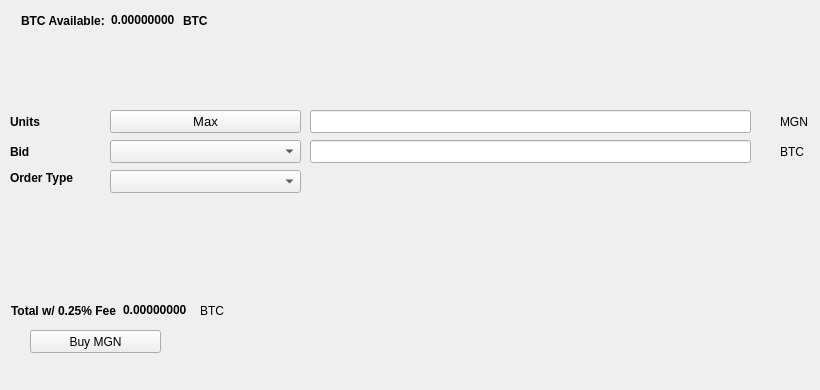
   <widget class="QWidget" name="BuyTab">
    <attribute name="title">
     <string>Buy</string>
    </attribute>
    <widget class="QPushButton" name="BuyMGN">
     <property name="geometry">
      <rect>
       <x>30</x>
       <y>330</y>
       <width>131</width>
       <height>23</height>
      </rect>
     </property>
     <property name="text">
      <string>Buy MGN</string>
     </property>
     <property name="icon">
      <iconset resource="../mgn.qrc">
       <normaloff>:/icons/bitcoin</normaloff>:/icons/bitcoin</iconset>
     </property>
    </widget>
    <widget class="QLabel" name="label_3">
     <property name="geometry">
      <rect>
       <x>10</x>
       <y>110</y>
       <width>46</width>
       <height>23</height>
      </rect>
     </property>
     <property name="font">
      <font>
       <weight>75</weight>
       <bold>true</bold>
      </font>
     </property>
     <property name="text">
      <string>Units</string>
     </property>
    </widget>
    <widget class="QLineEdit" name="UnitsInput">
     <property name="geometry">
      <rect>
       <x>310</x>
       <y>110</y>
       <width>441</width>
       <height>23</height>
      </rect>
     </property>
     <property name="font">
      <font>
       <pointsize>9</pointsize>
       <weight>75</weight>
       <bold>true</bold>
      </font>
     </property>
    </widget>
    <widget class="QLineEdit" name="BuyBidPriceEdit">
     <property name="geometry">
      <rect>
       <x>310</x>
       <y>140</y>
       <width>441</width>
       <height>23</height>
      </rect>
     </property>
     <property name="font">
      <font>
       <pointsize>9</pointsize>
       <weight>75</weight>
       <bold>true</bold>
      </font>
     </property>
    </widget>
    <widget class="QLabel" name="label_4">
     <property name="geometry">
      <rect>
       <x>780</x>
       <y>110</y>
       <width>31</width>
       <height>23</height>
      </rect>
     </property>
     <property name="text">
      <string>MGN</string>
     </property>
    </widget>
    <widget class="QLabel" name="label_5">
     <property name="geometry">
      <rect>
       <x>780</x>
       <y>140</y>
       <width>31</width>
       <height>23</height>
      </rect>
     </property>
     <property name="text">
      <string>BTC</string>
     </property>
    </widget>
    <widget class="QLabel" name="label_6">
     <property name="geometry">
      <rect>
       <x>10</x>
       <y>140</y>
       <width>46</width>
       <height>23</height>
      </rect>
     </property>
     <property name="font">
      <font>
       <weight>75</weight>
       <bold>true</bold>
      </font>
     </property>
     <property name="text">
      <string>Bid</string>
     </property>
    </widget>
    <widget class="QLabel" name="label_7">
     <property name="geometry">
      <rect>
       <x>10</x>
       <y>170</y>
       <width>91</width>
       <height>16</height>
      </rect>
     </property>
     <property name="font">
      <font>
       <weight>75</weight>
       <bold>true</bold>
      </font>
     </property>
     <property name="text">
      <string>Order Type</string>
     </property>
    </widget>
    <widget class="QPushButton" name="Buy_Max_Amount">
     <property name="geometry">
      <rect>
       <x>110</x>
       <y>110</y>
       <width>191</width>
       <height>23</height>
      </rect>
     </property>
     <property name="font">
      <font>
       <pointsize>10</pointsize>
      </font>
     </property>
     <property name="text">
      <string>Max</string>
     </property>
    </widget>
    <widget class="QComboBox" name="BuyBidcomboBox">
     <property name="geometry">
      <rect>
       <x>110</x>
       <y>140</y>
       <width>191</width>
       <height>23</height>
      </rect>
     </property>
     <property name="font">
      <font>
       <pointsize>10</pointsize>
      </font>
     </property>
    </widget>
    <widget class="QComboBox" name="buyOrdertypeCombo">
     <property name="geometry">
      <rect>
       <x>110</x>
       <y>170</y>
       <width>191</width>
       <height>23</height>
      </rect>
     </property>
     <property name="font">
      <font>
       <pointsize>10</pointsize>
      </font>
     </property>
    </widget>
    <widget class="QWidget" name="layoutWidget1">
     <property name="geometry">
      <rect>
       <x>21</x>
       <y>11</y>
       <width>227</width>
       <height>19</height>
      </rect>
     </property>
     <layout class="QHBoxLayout" name="horizontalLayout_3">
      <item>
       <widget class="QLabel" name="label232">
        <property name="font">
         <font>
          <weight>75</weight>
          <bold>true</bold>
         </font>
        </property>
        <property name="text">
         <string>BTC Available:</string>
        </property>
       </widget>
      </item>
      <item>
       <widget class="QLabel" name="BtcAvailableLbl">
        <property name="palette">
         <palette>
          <active>
           <colorrole role="WindowText">
            <brush brushstyle="SolidPattern">
             <color alpha="255">
              <red>0</red>
              <green>0</green>
              <blue>0</blue>
             </color>
            </brush>
           </colorrole>
           <colorrole role="Button">
            <brush brushstyle="SolidPattern">
             <color alpha="255">
              <red>0</red>
              <green>170</green>
              <blue>0</blue>
             </color>
            </brush>
           </colorrole>
           <colorrole role="Light">
            <brush brushstyle="SolidPattern">
             <color alpha="255">
              <red>0</red>
              <green>255</green>
              <blue>0</blue>
             </color>
            </brush>
           </colorrole>
           <colorrole role="Midlight">
            <brush brushstyle="SolidPattern">
             <color alpha="255">
              <red>0</red>
              <green>212</green>
              <blue>0</blue>
             </color>
            </brush>
           </colorrole>
           <colorrole role="Dark">
            <brush brushstyle="SolidPattern">
             <color alpha="255">
              <red>0</red>
              <green>85</green>
              <blue>0</blue>
             </color>
            </brush>
           </colorrole>
           <colorrole role="Mid">
            <brush brushstyle="SolidPattern">
             <color alpha="255">
              <red>0</red>
              <green>113</green>
              <blue>0</blue>
             </color>
            </brush>
           </colorrole>
           <colorrole role="Text">
            <brush brushstyle="SolidPattern">
             <color alpha="255">
              <red>0</red>
              <green>170</green>
              <blue>0</blue>
             </color>
            </brush>
           </colorrole>
           <colorrole role="BrightText">
            <brush brushstyle="SolidPattern">
             <color alpha="255">
              <red>255</red>
              <green>255</green>
              <blue>255</blue>
             </color>
            </brush>
           </colorrole>
           <colorrole role="ButtonText">
            <brush brushstyle="SolidPattern">
             <color alpha="255">
              <red>0</red>
              <green>0</green>
              <blue>0</blue>
             </color>
            </brush>
           </colorrole>
           <colorrole role="Base">
            <brush brushstyle="SolidPattern">
             <color alpha="255">
              <red>255</red>
              <green>255</green>
              <blue>255</blue>
             </color>
            </brush>
           </colorrole>
           <colorrole role="Window">
            <brush brushstyle="SolidPattern">
             <color alpha="255">
              <red>0</red>
              <green>170</green>
              <blue>0</blue>
             </color>
            </brush>
           </colorrole>
           <colorrole role="Shadow">
            <brush brushstyle="SolidPattern">
             <color alpha="255">
              <red>0</red>
              <green>0</green>
              <blue>0</blue>
             </color>
            </brush>
           </colorrole>
           <colorrole role="AlternateBase">
            <brush brushstyle="SolidPattern">
             <color alpha="255">
              <red>127</red>
              <green>212</green>
              <blue>127</blue>
             </color>
            </brush>
           </colorrole>
           <colorrole role="ToolTipBase">
            <brush brushstyle="SolidPattern">
             <color alpha="255">
              <red>255</red>
              <green>255</green>
              <blue>220</blue>
             </color>
            </brush>
           </colorrole>
           <colorrole role="ToolTipText">
            <brush brushstyle="SolidPattern">
             <color alpha="255">
              <red>0</red>
              <green>0</green>
              <blue>0</blue>
             </color>
            </brush>
           </colorrole>
          </active>
          <inactive>
           <colorrole role="WindowText">
            <brush brushstyle="SolidPattern">
             <color alpha="255">
              <red>0</red>
              <green>0</green>
              <blue>0</blue>
             </color>
            </brush>
           </colorrole>
           <colorrole role="Button">
            <brush brushstyle="SolidPattern">
             <color alpha="255">
              <red>0</red>
              <green>170</green>
              <blue>0</blue>
             </color>
            </brush>
           </colorrole>
           <colorrole role="Light">
            <brush brushstyle="SolidPattern">
             <color alpha="255">
              <red>0</red>
              <green>255</green>
              <blue>0</blue>
             </color>
            </brush>
           </colorrole>
           <colorrole role="Midlight">
            <brush brushstyle="SolidPattern">
             <color alpha="255">
              <red>0</red>
              <green>212</green>
              <blue>0</blue>
             </color>
            </brush>
           </colorrole>
           <colorrole role="Dark">
            <brush brushstyle="SolidPattern">
             <color alpha="255">
              <red>0</red>
              <green>85</green>
              <blue>0</blue>
             </color>
            </brush>
           </colorrole>
           <colorrole role="Mid">
            <brush brushstyle="SolidPattern">
             <color alpha="255">
              <red>0</red>
              <green>113</green>
              <blue>0</blue>
             </color>
            </brush>
           </colorrole>
           <colorrole role="Text">
            <brush brushstyle="SolidPattern">
             <color alpha="255">
              <red>0</red>
              <green>170</green>
              <blue>0</blue>
             </color>
            </brush>
           </colorrole>
           <colorrole role="BrightText">
            <brush brushstyle="SolidPattern">
             <color alpha="255">
              <red>255</red>
              <green>255</green>
              <blue>255</blue>
             </color>
            </brush>
           </colorrole>
           <colorrole role="ButtonText">
            <brush brushstyle="SolidPattern">
             <color alpha="255">
              <red>0</red>
              <green>0</green>
              <blue>0</blue>
             </color>
            </brush>
           </colorrole>
           <colorrole role="Base">
            <brush brushstyle="SolidPattern">
             <color alpha="255">
              <red>255</red>
              <green>255</green>
              <blue>255</blue>
             </color>
            </brush>
           </colorrole>
           <colorrole role="Window">
            <brush brushstyle="SolidPattern">
             <color alpha="255">
              <red>0</red>
              <green>170</green>
              <blue>0</blue>
             </color>
            </brush>
           </colorrole>
           <colorrole role="Shadow">
            <brush brushstyle="SolidPattern">
             <color alpha="255">
              <red>0</red>
              <green>0</green>
              <blue>0</blue>
             </color>
            </brush>
           </colorrole>
           <colorrole role="AlternateBase">
            <brush brushstyle="SolidPattern">
             <color alpha="255">
              <red>127</red>
              <green>212</green>
              <blue>127</blue>
             </color>
            </brush>
           </colorrole>
           <colorrole role="ToolTipBase">
            <brush brushstyle="SolidPattern">
             <color alpha="255">
              <red>255</red>
              <green>255</green>
              <blue>220</blue>
             </color>
            </brush>
           </colorrole>
           <colorrole role="ToolTipText">
            <brush brushstyle="SolidPattern">
             <color alpha="255">
              <red>0</red>
              <green>0</green>
              <blue>0</blue>
             </color>
            </brush>
           </colorrole>
          </inactive>
          <disabled>
           <colorrole role="WindowText">
            <brush brushstyle="SolidPattern">
             <color alpha="255">
              <red>0</red>
              <green>85</green>
              <blue>0</blue>
             </color>
            </brush>
           </colorrole>
           <colorrole role="Button">
            <brush brushstyle="SolidPattern">
             <color alpha="255">
              <red>0</red>
              <green>170</green>
              <blue>0</blue>
             </color>
            </brush>
           </colorrole>
           <colorrole role="Light">
            <brush brushstyle="SolidPattern">
             <color alpha="255">
              <red>0</red>
              <green>255</green>
              <blue>0</blue>
             </color>
            </brush>
           </colorrole>
           <colorrole role="Midlight">
            <brush brushstyle="SolidPattern">
             <color alpha="255">
              <red>0</red>
              <green>212</green>
              <blue>0</blue>
             </color>
            </brush>
           </colorrole>
           <colorrole role="Dark">
            <brush brushstyle="SolidPattern">
             <color alpha="255">
              <red>0</red>
              <green>85</green>
              <blue>0</blue>
             </color>
            </brush>
           </colorrole>
           <colorrole role="Mid">
            <brush brushstyle="SolidPattern">
             <color alpha="255">
              <red>0</red>
              <green>113</green>
              <blue>0</blue>
             </color>
            </brush>
           </colorrole>
           <colorrole role="Text">
            <brush brushstyle="SolidPattern">
             <color alpha="255">
              <red>0</red>
              <green>85</green>
              <blue>0</blue>
             </color>
            </brush>
           </colorrole>
           <colorrole role="BrightText">
            <brush brushstyle="SolidPattern">
             <color alpha="255">
              <red>255</red>
              <green>255</green>
              <blue>255</blue>
             </color>
            </brush>
           </colorrole>
           <colorrole role="ButtonText">
            <brush brushstyle="SolidPattern">
             <color alpha="255">
              <red>0</red>
              <green>85</green>
              <blue>0</blue>
             </color>
            </brush>
           </colorrole>
           <colorrole role="Base">
            <brush brushstyle="SolidPattern">
             <color alpha="255">
              <red>0</red>
              <green>170</green>
              <blue>0</blue>
             </color>
            </brush>
           </colorrole>
           <colorrole role="Window">
            <brush brushstyle="SolidPattern">
             <color alpha="255">
              <red>0</red>
              <green>170</green>
              <blue>0</blue>
             </color>
            </brush>
           </colorrole>
           <colorrole role="Shadow">
            <brush brushstyle="SolidPattern">
             <color alpha="255">
              <red>0</red>
              <green>0</green>
              <blue>0</blue>
             </color>
            </brush>
           </colorrole>
           <colorrole role="AlternateBase">
            <brush brushstyle="SolidPattern">
             <color alpha="255">
              <red>0</red>
              <green>170</green>
              <blue>0</blue>
             </color>
            </brush>
           </colorrole>
           <colorrole role="ToolTipBase">
            <brush brushstyle="SolidPattern">
             <color alpha="255">
              <red>255</red>
              <green>255</green>
              <blue>220</blue>
             </color>
            </brush>
           </colorrole>
           <colorrole role="ToolTipText">
            <brush brushstyle="SolidPattern">
             <color alpha="255">
              <red>0</red>
              <green>0</green>
              <blue>0</blue>
             </color>
            </brush>
           </colorrole>
          </disabled>
         </palette>
        </property>
        <property name="font">
         <font>
          <weight>75</weight>
          <bold>true</bold>
         </font>
        </property>
        <property name="text">
         <string>0.00000000</string>
        </property>
        <property name="textInteractionFlags">
         <set>Qt::LinksAccessibleByMouse|Qt::TextSelectableByKeyboard|Qt::TextSelectableByMouse</set>
        </property>
       </widget>
      </item>
      <item>
       <widget class="QLabel" name="BtcAvailableLbl_2">
        <property name="font">
         <font>
          <weight>75</weight>
          <bold>true</bold>
         </font>
        </property>
        <property name="text">
         <string>BTC</string>
        </property>
       </widget>
      </item>
     </layout>
    </widget>
    <widget class="QWidget" name="layoutWidge2">
     <property name="geometry">
      <rect>
       <x>11</x>
       <y>301</y>
       <width>259</width>
       <height>19</height>
      </rect>
     </property>
     <layout class="QHBoxLayout" name="horizontalLayout_4">
      <item>
       <widget class="QLabel" name="label_9">
        <property name="font">
         <font>
          <weight>75</weight>
          <bold>true</bold>
         </font>
        </property>
        <property name="text">
         <string>Total w/ 0.25% Fee</string>
        </property>
       </widget>
      </item>
      <item>
       <widget class="QLabel" name="BuyCostLabel">
        <property name="palette">
         <palette>
          <active>
           <colorrole role="WindowText">
            <brush brushstyle="SolidPattern">
             <color alpha="255">
              <red>0</red>
              <green>0</green>
              <blue>0</blue>
             </color>
            </brush>
           </colorrole>
           <colorrole role="Button">
            <brush brushstyle="SolidPattern">
             <color alpha="255">
              <red>0</red>
              <green>170</green>
              <blue>0</blue>
             </color>
            </brush>
           </colorrole>
           <colorrole role="Light">
            <brush brushstyle="SolidPattern">
             <color alpha="255">
              <red>0</red>
              <green>255</green>
              <blue>0</blue>
             </color>
            </brush>
           </colorrole>
           <colorrole role="Midlight">
            <brush brushstyle="SolidPattern">
             <color alpha="255">
              <red>0</red>
              <green>212</green>
              <blue>0</blue>
             </color>
            </brush>
           </colorrole>
           <colorrole role="Dark">
            <brush brushstyle="SolidPattern">
             <color alpha="255">
              <red>0</red>
              <green>85</green>
              <blue>0</blue>
             </color>
            </brush>
           </colorrole>
           <colorrole role="Mid">
            <brush brushstyle="SolidPattern">
             <color alpha="255">
              <red>0</red>
              <green>113</green>
              <blue>0</blue>
             </color>
            </brush>
           </colorrole>
           <colorrole role="Text">
            <brush brushstyle="SolidPattern">
             <color alpha="255">
              <red>0</red>
              <green>170</green>
              <blue>0</blue>
             </color>
            </brush>
           </colorrole>
           <colorrole role="BrightText">
            <brush brushstyle="SolidPattern">
             <color alpha="255">
              <red>255</red>
              <green>255</green>
              <blue>255</blue>
             </color>
            </brush>
           </colorrole>
           <colorrole role="ButtonText">
            <brush brushstyle="SolidPattern">
             <color alpha="255">
              <red>0</red>
              <green>0</green>
              <blue>0</blue>
             </color>
            </brush>
           </colorrole>
           <colorrole role="Base">
            <brush brushstyle="SolidPattern">
             <color alpha="255">
              <red>255</red>
              <green>255</green>
              <blue>255</blue>
             </color>
            </brush>
           </colorrole>
           <colorrole role="Window">
            <brush brushstyle="SolidPattern">
             <color alpha="255">
              <red>0</red>
              <green>170</green>
              <blue>0</blue>
             </color>
            </brush>
           </colorrole>
           <colorrole role="Shadow">
            <brush brushstyle="SolidPattern">
             <color alpha="255">
              <red>0</red>
              <green>0</green>
              <blue>0</blue>
             </color>
            </brush>
           </colorrole>
           <colorrole role="AlternateBase">
            <brush brushstyle="SolidPattern">
             <color alpha="255">
              <red>127</red>
              <green>212</green>
              <blue>127</blue>
             </color>
            </brush>
           </colorrole>
           <colorrole role="ToolTipBase">
            <brush brushstyle="SolidPattern">
             <color alpha="255">
              <red>255</red>
              <green>255</green>
              <blue>220</blue>
             </color>
            </brush>
           </colorrole>
           <colorrole role="ToolTipText">
            <brush brushstyle="SolidPattern">
             <color alpha="255">
              <red>0</red>
              <green>0</green>
              <blue>0</blue>
             </color>
            </brush>
           </colorrole>
          </active>
          <inactive>
           <colorrole role="WindowText">
            <brush brushstyle="SolidPattern">
             <color alpha="255">
              <red>0</red>
              <green>0</green>
              <blue>0</blue>
             </color>
            </brush>
           </colorrole>
           <colorrole role="Button">
            <brush brushstyle="SolidPattern">
             <color alpha="255">
              <red>0</red>
              <green>170</green>
              <blue>0</blue>
             </color>
            </brush>
           </colorrole>
           <colorrole role="Light">
            <brush brushstyle="SolidPattern">
             <color alpha="255">
              <red>0</red>
              <green>255</green>
              <blue>0</blue>
             </color>
            </brush>
           </colorrole>
           <colorrole role="Midlight">
            <brush brushstyle="SolidPattern">
             <color alpha="255">
              <red>0</red>
              <green>212</green>
              <blue>0</blue>
             </color>
            </brush>
           </colorrole>
           <colorrole role="Dark">
            <brush brushstyle="SolidPattern">
             <color alpha="255">
              <red>0</red>
              <green>85</green>
              <blue>0</blue>
             </color>
            </brush>
           </colorrole>
           <colorrole role="Mid">
            <brush brushstyle="SolidPattern">
             <color alpha="255">
              <red>0</red>
              <green>113</green>
              <blue>0</blue>
             </color>
            </brush>
           </colorrole>
           <colorrole role="Text">
            <brush brushstyle="SolidPattern">
             <color alpha="255">
              <red>0</red>
              <green>170</green>
              <blue>0</blue>
             </color>
            </brush>
           </colorrole>
           <colorrole role="BrightText">
            <brush brushstyle="SolidPattern">
             <color alpha="255">
              <red>255</red>
              <green>255</green>
              <blue>255</blue>
             </color>
            </brush>
           </colorrole>
           <colorrole role="ButtonText">
            <brush brushstyle="SolidPattern">
             <color alpha="255">
              <red>0</red>
              <green>0</green>
              <blue>0</blue>
             </color>
            </brush>
           </colorrole>
           <colorrole role="Base">
            <brush brushstyle="SolidPattern">
             <color alpha="255">
              <red>255</red>
              <green>255</green>
              <blue>255</blue>
             </color>
            </brush>
           </colorrole>
           <colorrole role="Window">
            <brush brushstyle="SolidPattern">
             <color alpha="255">
              <red>0</red>
              <green>170</green>
              <blue>0</blue>
             </color>
            </brush>
           </colorrole>
           <colorrole role="Shadow">
            <brush brushstyle="SolidPattern">
             <color alpha="255">
              <red>0</red>
              <green>0</green>
              <blue>0</blue>
             </color>
            </brush>
           </colorrole>
           <colorrole role="AlternateBase">
            <brush brushstyle="SolidPattern">
             <color alpha="255">
              <red>127</red>
              <green>212</green>
              <blue>127</blue>
             </color>
            </brush>
           </colorrole>
           <colorrole role="ToolTipBase">
            <brush brushstyle="SolidPattern">
             <color alpha="255">
              <red>255</red>
              <green>255</green>
              <blue>220</blue>
             </color>
            </brush>
           </colorrole>
           <colorrole role="ToolTipText">
            <brush brushstyle="SolidPattern">
             <color alpha="255">
              <red>0</red>
              <green>0</green>
              <blue>0</blue>
             </color>
            </brush>
           </colorrole>
          </inactive>
          <disabled>
           <colorrole role="WindowText">
            <brush brushstyle="SolidPattern">
             <color alpha="255">
              <red>0</red>
              <green>85</green>
              <blue>0</blue>
             </color>
            </brush>
           </colorrole>
           <colorrole role="Button">
            <brush brushstyle="SolidPattern">
             <color alpha="255">
              <red>0</red>
              <green>170</green>
              <blue>0</blue>
             </color>
            </brush>
           </colorrole>
           <colorrole role="Light">
            <brush brushstyle="SolidPattern">
             <color alpha="255">
              <red>0</red>
              <green>255</green>
              <blue>0</blue>
             </color>
            </brush>
           </colorrole>
           <colorrole role="Midlight">
            <brush brushstyle="SolidPattern">
             <color alpha="255">
              <red>0</red>
              <green>212</green>
              <blue>0</blue>
             </color>
            </brush>
           </colorrole>
           <colorrole role="Dark">
            <brush brushstyle="SolidPattern">
             <color alpha="255">
              <red>0</red>
              <green>85</green>
              <blue>0</blue>
             </color>
            </brush>
           </colorrole>
           <colorrole role="Mid">
            <brush brushstyle="SolidPattern">
             <color alpha="255">
              <red>0</red>
              <green>113</green>
              <blue>0</blue>
             </color>
            </brush>
           </colorrole>
           <colorrole role="Text">
            <brush brushstyle="SolidPattern">
             <color alpha="255">
              <red>0</red>
              <green>85</green>
              <blue>0</blue>
             </color>
            </brush>
           </colorrole>
           <colorrole role="BrightText">
            <brush brushstyle="SolidPattern">
             <color alpha="255">
              <red>255</red>
              <green>255</green>
              <blue>255</blue>
             </color>
            </brush>
           </colorrole>
           <colorrole role="ButtonText">
            <brush brushstyle="SolidPattern">
             <color alpha="255">
              <red>0</red>
              <green>85</green>
              <blue>0</blue>
             </color>
            </brush>
           </colorrole>
           <colorrole role="Base">
            <brush brushstyle="SolidPattern">
             <color alpha="255">
              <red>0</red>
              <green>170</green>
              <blue>0</blue>
             </color>
            </brush>
           </colorrole>
           <colorrole role="Window">
            <brush brushstyle="SolidPattern">
             <color alpha="255">
              <red>0</red>
              <green>170</green>
              <blue>0</blue>
             </color>
            </brush>
           </colorrole>
           <colorrole role="Shadow">
            <brush brushstyle="SolidPattern">
             <color alpha="255">
              <red>0</red>
              <green>0</green>
              <blue>0</blue>
             </color>
            </brush>
           </colorrole>
           <colorrole role="AlternateBase">
            <brush brushstyle="SolidPattern">
             <color alpha="255">
              <red>0</red>
              <green>170</green>
              <blue>0</blue>
             </color>
            </brush>
           </colorrole>
           <colorrole role="ToolTipBase">
            <brush brushstyle="SolidPattern">
             <color alpha="255">
              <red>255</red>
              <green>255</green>
              <blue>220</blue>
             </color>
            </brush>
           </colorrole>
           <colorrole role="ToolTipText">
            <brush brushstyle="SolidPattern">
             <color alpha="255">
              <red>0</red>
              <green>0</green>
              <blue>0</blue>
             </color>
            </brush>
           </colorrole>
          </disabled>
         </palette>
        </property>
        <property name="font">
         <font>
          <weight>75</weight>
          <bold>true</bold>
         </font>
        </property>
        <property name="autoFillBackground">
         <bool>false</bool>
        </property>
        <property name="text">
         <string>0.00000000</string>
        </property>
        <property name="textInteractionFlags">
         <set>Qt::LinksAccessibleByMouse|Qt::TextSelectableByMouse</set>
        </property>
       </widget>
      </item>
      <item>
       <widget class="QLabel" name="label_10">
        <property name="font">
         <font>
          <weight>50</weight>
          <bold>false</bold>
         </font>
        </property>
        <property name="text">
         <string>BTC</string>
        </property>
       </widget>
      </item>
     </layout>
    </widget>
    <widget class="QLabel" name="label_24">
     <property name="geometry">
      <rect>
       <x>460</x>
       <y>300</y>
       <width>281</width>
       <height>81</height>
      </rect>
     </property>
     <property name="text">
      <string/>
     </property>
     <property name="pixmap">
      <pixmap>:/images/bittrex</pixmap>
     </property>
    </widget>
   </widget>
